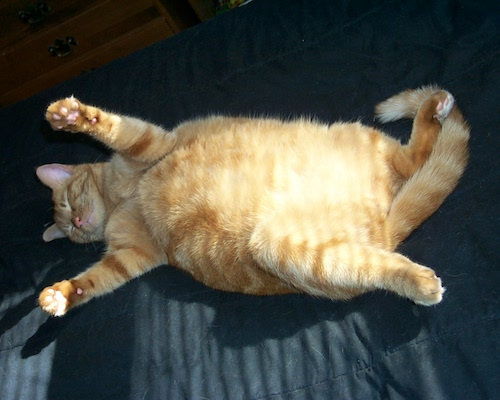
#> input picture data/img/1_cat.jpg, 500 x 400 px, found by its file name
$ python transformations.py
#> lines starting #> are read from the running program, lines starting #| are printed output that depends on the picture
#> further down, img is the input picture: shape (400, 500, 3); mean B, G, R 69.4, 78.6, 77.3
# -*- coding: UTF-8 -*-
"""
    @Author : Frank.Ren
    @Project : visual_computing
    @Product : PyCharm
    @createTime : 2023/9/6 10:25
    @Email : sc19lr@leeds.ac.uk
    @github : https://github.com/frankRenlf
    @Description :
"""
import cv2 as cv
import numpy as np


def translate(img, x, y):
#> called with x = -100, y = 100
    transMat = np.float32([[1, 0, x], [0, 1, y]])
    dimension = (img.shape[1], img.shape[0])
#> dimension = (500, 400)
    return cv.warpAffine(img, transMat, dimension)
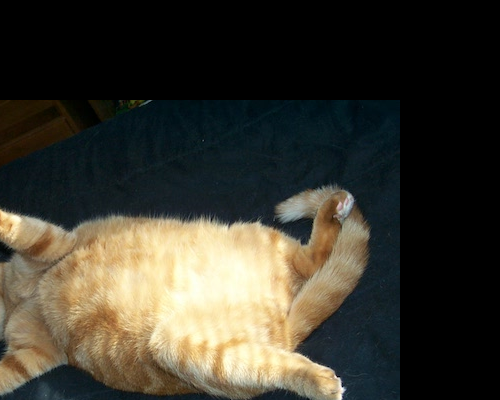
#> returned value: shape (400, 500, 3); mean of channels 0, 1, 2 47.1, 57.7, 60.4; drawn as B, G, R


def rotate(img, angle, rotatePoint=None):
#> called with angle = 45
    height, weight = img.shape[:2]
#> height = 400; weight = 500
    if rotatePoint is None:
        rotatePoint = [weight / 2, height / 2]
#> rotatePoint = [250, 200]
    dimension = (weight, height)
#> dimension = (500, 400)
    transMat = cv.getRotationMatrix2D(rotatePoint, angle, 1.0)
    return cv.warpAffine(img, transMat, dimension)
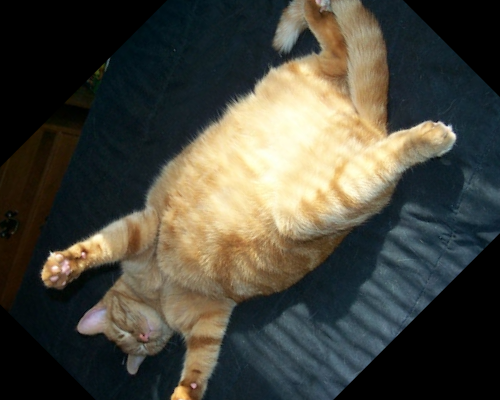
#> returned value: shape (400, 500, 3); mean of channels 0, 1, 2 61.1, 71.2, 72.2; drawn as B, G, R


if __name__ == "__main__":
    img = cv.imread('../data/img/1_cat.jpg')
    trans = translate(img, -100, 100)
    rotation = rotate(img, 45, )
    resized = cv.resize(img, (500, 600), interpolation=cv.INTER_CUBIC)
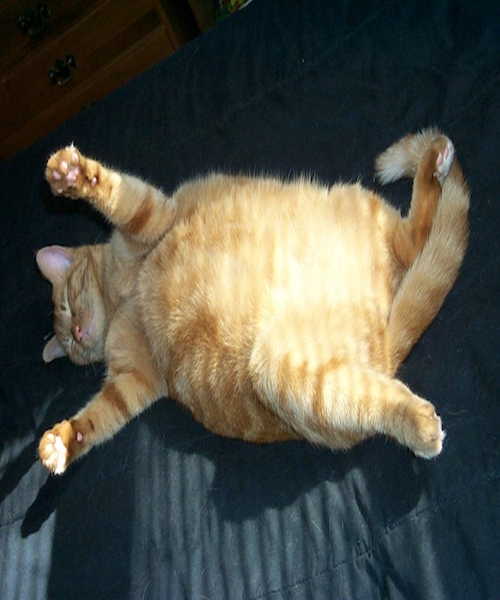
#> resized: shape (600, 500, 3); mean B, G, R 69.4, 78.6, 77.3
    flipped = cv.flip(img, -1)
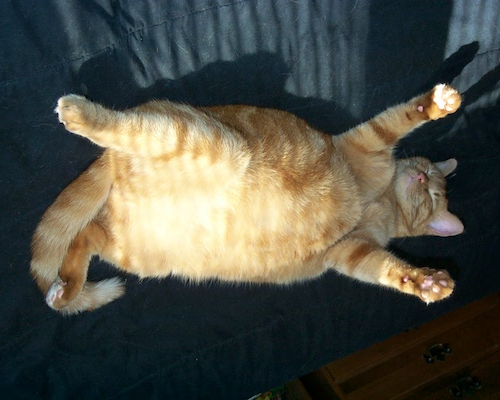
#> flipped: shape (400, 500, 3); mean B, G, R 69.4, 78.6, 77.3
    while True:
        cv.imshow('after', flipped)
        cv.imshow('origin', img)
        if cv.waitKey(1) == ord('q'):
#> (key q is pressed here)
            break
    cv.destroyAllWindows()
